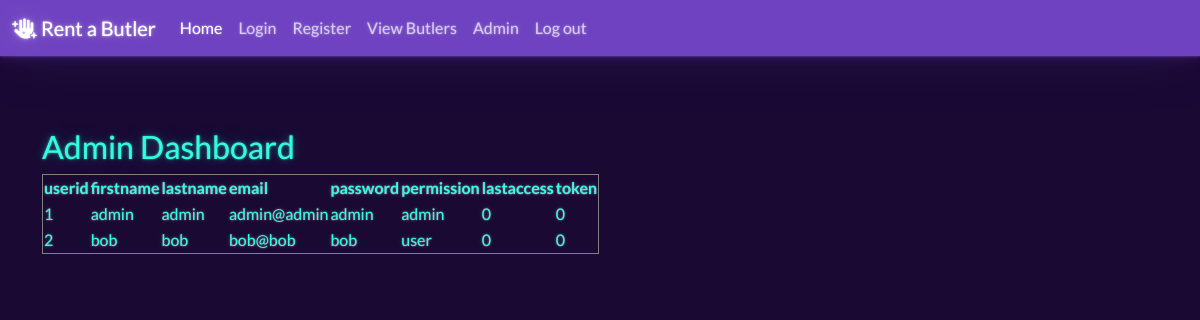
The page /admin on the database as committed earlier.
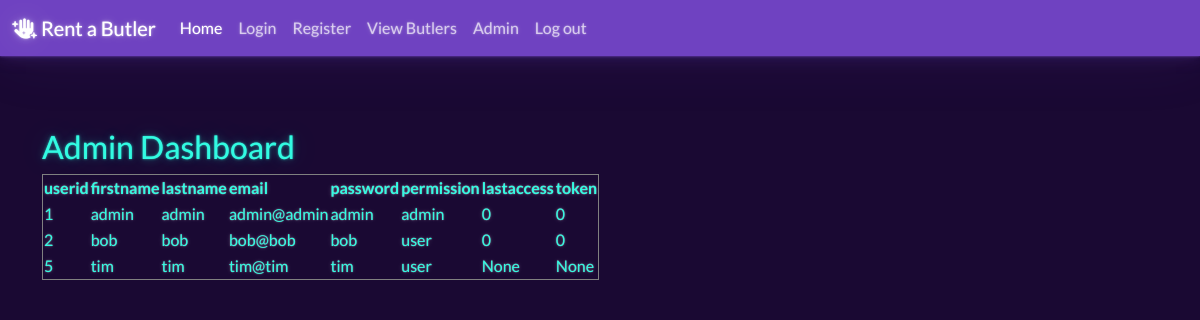
The same page on the database as committed later.
### tables this page shows
CREATE TABLE "users" (
	"userid"	INTEGER,
	"firstname"	TEXT,
	"lastname"	TEXT,
	"email"	TEXT UNIQUE,
	"password"	TEXT,
	"permission"	TEXT,
	"lastaccess"	INTEGER,
	"token"	TEXT,
	PRIMARY KEY("userid" AUTOINCREMENT)
);

### app.py (the view)
@app.route("/admin") # Admin
def admin():
    if 'permission' in session:
        if session['permission'] != "admin":
            return redirect("./")
    results = DATABASE.ViewQuery("SELECT * FROM users")
    return render_template("admin.html", results=results)

### databaseinterface.py (called while the page is built)
    def connect(self):
        connection = sqlite3.connect(self.location)
        connection.row_factory = sqlite3.Row #configures database queries to return a list of dictionaries (each row/record) [{"field1":value1,"field2":value2...},{etc},{} ]
        return connection

    def ViewQuery(self, query, params=None):
        connection = self.connect()
        result = None
        try:
            if params:
                cursor = connection.execute(query, params)
            else:
                cursor = connection.execute(query)
            result = cursor.fetchall() #returns a list of dictionaries
        except (sqlite3.OperationalError, sqlite3.Warning, sqlite3.Error) as e:
            self.logger.error("DATABASE ERROR: %s" % e)
            self.logger.error(query)
        connection.close()
        if result:
            return ([dict(row) for row in result]) #a list of dictionaries
        else:
            return False

### templates/admin.html
{% extends "layout.html" %}
{% block content %}
        <h2>Admin Dashboard</h2>
        {% if results %}
            <table border="1">
                <tr>
                    {% for columnname in results[0].keys() %}
                        <th>{{ columnname }}</th>
                    {% endfor %}
                </tr>
                {% for row in results %}
                    <tr>
                        {% for value in row.values() %}
                            <td>{{ value }}</td>
                        {% endfor %}
                    </tr>
                {% endfor %}
            </table>
        {% endif %}
{% endblock %}

### templates/layout.html (shortened to what this page needs)
<!DOCTYPE html>
<html lang="en">
<head>
  <link rel="stylesheet" href="https://cdnjs.cloudflare.com/ajax/libs/font-awesome/6.5.2/css/all.min.css">
  <link rel="stylesheet" href="static/css/vapor.css">
</head>
<body>
<nav class="navbar navbar-expand-lg bg-primary" data-bs-theme="dark">
  <div class="container-fluid">
    <a class="navbar-brand" href="/"> <i class="fa-solid fa-hand-sparkles"> </i> Rent a Butler</a>
    <div class="collapse navbar-collapse" id="navbarColor01">
      <ul class="navbar-nav me-auto">
        <li class="nav-item">
          <a class="nav-link active" href="/">Home
          </a>
        </li>
        <li class="nav-item">
          <a class="nav-link" href="/login">Login</a>
        </li>
        <li class="nav-item">
          <a class="nav-link" href="/register">Register</a>
        </li>
        <li class="nav-item">
          <a class="nav-link" href="/viewbutlers">View Butlers</a>
        </li>
        <li class="nav-item">
          <a class="nav-link" href="/admin">Admin</a>
        </li>
        <li class="nav-item">
          <a class="nav-link" href="/logout">Log out</a>
        </li>
      </ul>
    </div>
  </div>
</nav>
  <div class="container">
    <br><br><br>
        {% block content %}
        {% endblock %}
  </div>
</body>
</html>

Rows that differ between the two databases and show on the page:
added users: values "5" "None" "None", firstname "tim", lastname "tim", email "tim@tim", password "tim", permission "user"
